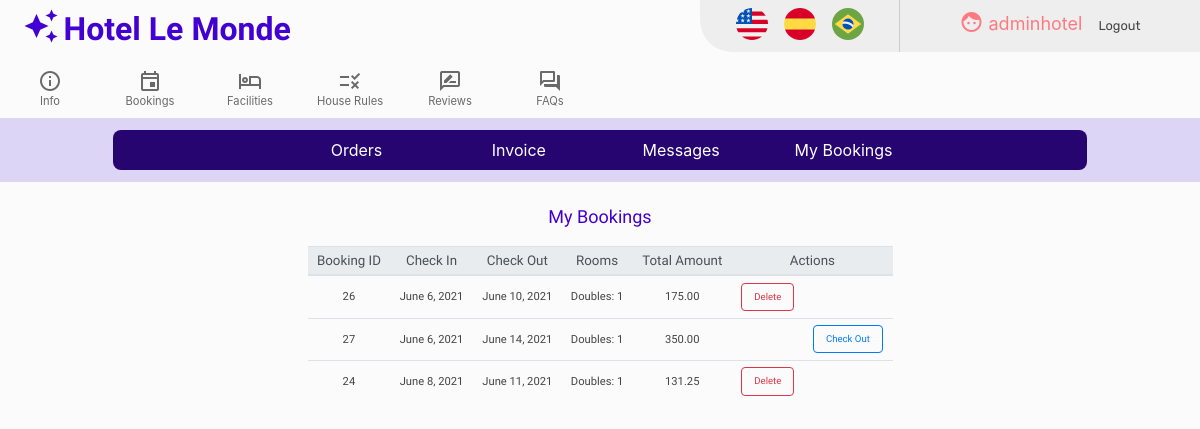
The app's page /mybookings (signed in), older data.
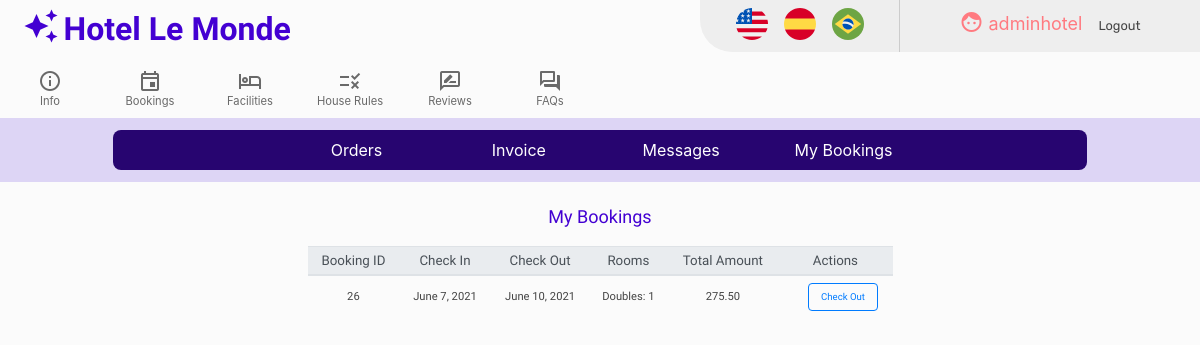
The same page, newer data.
### hotel/models.py (models this page shows, shortened)
class User(AbstractUser):
       def __str__(self):
        return f"{self.username}"

class Bookings(models.Model):
       user = models.ForeignKey(User, on_delete=models.CASCADE, blank=False)
       singles = models.IntegerField(validators=[MinValueValidator(0),
                                                 MaxValueValidator(8)],default=0)
       doubles = models.IntegerField(validators=[MinValueValidator(0),
                                                 MaxValueValidator(16)],default=0)
       triples = models.IntegerField(validators=[MinValueValidator(0),
                                                 MaxValueValidator(8)],default=0)
       quadruples = models.IntegerField(validators=[MinValueValidator(0),
                                                    MaxValueValidator(4)],default=0)
       checkin_date = models.DateField(blank=False, auto_now=False, auto_now_add=False)
       checkout_date = models.DateField(blank=False, auto_now=False, auto_now_add=False)
       checkout_code = models.CharField(max_length=6, blank=False)
       amount = models.DecimalField(blank=False, max_digits=8, decimal_places=2)
       checkin = models.BooleanField(default=False)

### hotel/views.py (the view, shortened to what this page needs)
# urls.py: path("mybookings", views.mybookings, name="mybookings"),
@login_required
@csrf_exempt
def mybookings(request):
    today = date.today()
    bookings = Bookings.objects.filter(user=request.user).order_by('checkin_date')
    is_guest = Guests.objects.filter(guest=request.user).exists()
    if request.method != "POST":
        post = False
        error = False
        return  render(request, "hotel/mybookings.html", { 'post': post,
                                                           'error': error,
                                                           'bookings': bookings,
                                                           'today': today,
                                                           'is_guest': is_guest })

### hotel/templates/hotel/mybookings.html (shortened to what this page needs)
{% extends "hotel/layout.html" %}
{% load i18n %}
{% load static %}
{% block body %}
<div class="row">
    <div class="col-lg-12 col-sm-12 booking-title">
    {% translate 'My Bookings' %}
    </div>
</div>
<div class="row">
   <div class="col-lg-3 col-sm-12">
   </div>
   <div class="col-lg-6 col-sm-12">
  {% if bookings %}
  <table class="table" id="mybookings-table">
    <thead class="thead-light">
      <tr>
        <th scope="col"> {% translate 'Booking ID' %} </th>
        <th scope="col"> {% translate 'Check In' %} </th>
        <th scope="col"> {% translate 'Check Out' %} </th>
        <th scope="col"> {% translate 'Rooms' %} </th>
        <th scope="col"> {% translate 'Total Amount' %} </th>
        <th scope="col" colspan="2"> {% translate 'Actions' %}</th>
      </tr>
    </thead>
    <tbody>
      {% for bk in bookings %}
      <tr id='tr-{{bk.id}}'>
         <td> {{ bk.id }} </td>
          <td id='datein-{{bk.id}}'> {{ bk.checkin_date }} </td>
          <td id='dateout-{{bk.id}}'> {{ bk.checkout_date }} </td>
          <td id='rooms-{{bk.id}}'>
            {% if bk.doubles > 0 %}
               Doubles: {{bk.doubles}}
            {% endif %}
          </td>
          <td id='amount-{{bk.id}}'> {{ bk.amount}} </td>
          {% if bk.checkin %}
          <td></td>
          <td> <button type="button" class="btn btn-outline-primary mybookings-btn btn-checkout" data-checkout_id='{{bk.id}}'> {% translate 'Check Out' %} </button> </td>
          {% else %}
          <td><button type="button" class="btn btn-outline-danger mybookings-btn btn-delete" data-delete_id='{{bk.id}}'> {% translate 'Delete' %}  </button></td>
            {% if bk.checkin_date == today %}
               {% if is_guest %}
               <td></td>
               {% else %}
               <td><button type="button" class="btn btn-outline-success mybookings-btn btn-checkin" data-checkin_id='{{bk.id}}'> {% translate 'Check In' %} </button></td>
               {% endif %}
            {% else %}
            <td></td>
            {% endif %}
          {% endif %}
      </tr>
      {% endfor %}
    </tbody>
  </table>
  {% else %}
  <div class="alert alert-warning border border-warning booking-info">
    <div class="material-icons booking-info-icon">error</div>
      <div> {% translate 'You don\'t have bookings.' %} </div>
  </div>
  {% endif %}
</div>
<div class="col-lg-3 col-sm-12">
</div>
</div>
{% endblock %}

### hotel/templates/hotel/layout.html (shortened to what this page needs)
{% load static %}
{% load i18n %}
<!DOCTYPE html lang="en">
<html>
    <head>
        <link rel="stylesheet" href="https://stackpath.bootstrapcdn.com/bootstrap/4.4.1/css/bootstrap.min.css">
        <link href="{% static 'hotel/styles.css' %}" rel="stylesheet">
    </head>
    <body>
        <div class="container-fluid" id="container-header-div">
            <div class="row cabecera">
                <div class="col-lg-4 col-sm-6">
                    <a href="{% url 'index' %}" ><i class="material-icons" id="logo">auto_awesome</i>
                    <text class="logo">Hotel Le Monde</text></a>
                </div>
                <div class="col-lg-3 col-sm-12" id="space-div">
                </div>
                <div  class="col-lg-2 col-sm-6" id="autogestion-bar-div">
                    <span class="autogestion-item">
                     <form action="{% url 'set_language' %}" method="post" class="language">{% csrf_token %}
                           <input type="image" name="submit" src="/static/images/usc.svg" />
                     </form>
                    </span>
                    <span class="autogestion-item">
                    <form action="{% url 'set_language' %}" method="post" class="language">{% csrf_token %}
                            <input type="image" name="submit" src="/static/images/esc.svg" />
                    </form>
                    </span>
                    <span class="autogestion-item">
                    <form action="{% url 'set_language' %}" method="post" class="language">{% csrf_token %}
                            <input type="image" name="submit" src="/static/images/brc.svg" />
                    </form>
                    </span>
                </div>
                <div  class="col-lg-3 col-sm-12" id="name-actions-div">
                {% if user.is_authenticated %}
                    <div id="user-authenticated">
                    <span class="autogestion-item">
                        <i class="material-icons icono"> face </i> {{ user.username }}
                    </span>
                    </div>
                {% endif %}
                {% if user.is_authenticated %}
                    <span class="autogestion-item">
                        <a href="{% url 'logout' %}">{% translate 'Logout' %}</a>
                    </span>
                {% endif %}
            </div>
        </div>
        <div class="row cabecera" id="header-info-row">
            <div class="col-lg-1 col-sm-3 header-info-col">
                <a href="{% url 'info' %}">
                <div class="header-info-links">
                <div class="material-icons-outlined header-info-icons">info</div>
                <div>{% translate 'Info' %}</div>
                </div>
                </a>
            </div>
            <div class="col-lg-1 col-sm-3 header-info-col">
                <a href="{% url 'bookings' %}">
                <div class="header-info-links">
                <div class="material-icons-outlined header-info-icons">event</div>
                <div>{% translate 'Bookings' %}</div>
                </div>
                </a>
            </div>
            <div class="col-lg-1 col-sm-3 header-info-col">
                <a href="{% url 'facilities' %}">
                <div class="header-info-links">
                <div class="material-icons-outlined header-info-icons">hotel</div>
                <div>{% translate 'Facilities' %}</div>
                </div>
                </a>
            </div>
            <div class="col-lg-1 col-sm-3 header-info-col">
                <a href="{% url 'houserules' %}">
                <div class="header-info-links">
                <div class="material-icons-outlined header-info-icons">rule</div>
                <div>{% translate 'House Rules' %}</div>
                </div>
                </a>
            </div>
            <div class="col-lg-1 col-sm-3 header-info-col">
                <a href="{% url 'reviews' %}">
                <div class="header-info-links">
                <div class="material-icons-outlined header-info-icons">rate_review</div>
                <div>{% translate 'Reviews' %}</div>
                </div>
                </a>
            </div>
            <div class="col-lg-1 col-sm-3 header-info-col">
                <a href="{% url 'faqs' %}">
                <div class="header-info-links">
                <div class="material-icons-outlined header-info-icons">question_answer</div>
                <div>{% translate 'FAQs' %}</div>
                </div>
                </a>
            </div>
        </div>
        <div class="row cabecera" id="header-option-row">
            <div class="col-lg-12 col-sm-12 header-options-col">
                {% if user.is_authenticated %}
                <div class="row">
                <div class="col-lg-2 sm-4 header-options-col-item" id="col-item-1"></div>
                <div class="col-lg-2 sm-4 header-options-col-item" id="col-item-2"><a href="{% url 'orders' %}" class="header-bookings-link">{% translate 'Orders' %}</a></div>
                <div class="col-lg-2 sm-4 header-options-col-item" id="col-item-3"><a href="{% url 'invoice' %}" class="header-bookings-link">{% translate 'Invoice' %}</a></div>
                <div class="col-lg-2 sm-4 header-options-col-item" id="col-item-4"><a href="{% url 'messages' %}" class="header-bookings-link">{% translate 'Messages' %}</a></div>
                <div class="col-lg-2 sm-4 header-options-col-item" id="col-item-5"><a href="{% url 'mybookings' %}" class="header-bookings-link">{% translate 'My Bookings' %}</a></div>
                <div class="col-lg-2 sm-4 header-options-col-item" id="col-item-6"></div>
                </div>
                {% endif %}
            </div>
        </div>
            {% block body %}
            {% endblock %}
        </div>
    </body>
</html>

### hotel/static/hotel/styles.css (style rules this page uses)
body { background-color: #FBFBFB !important; padding: 0; overflow-x: hidden; overflow-y: scroll; }
#container-header-div { padding: 0 }
.cabecera { justify-content:baseline; padding: 0 0 8px; margin: 0; align-items: stretch; }
#logo { cursor: pointer; color: #4300D2; font-size: 36px; vertical-align:text-bottom; padding: 8px 0 0 8px; }
.logo { font-family: 'Comfortaa', cursive; font-size: xx-large; font-weight: bold; cursor: pointer; color: #4300D2; }
.icono { vertical-align:text-bottom; }
#logo-div, #space-div, #name-actions-div { padding-top: 8px; }
@media only screen and (min-width: 768px) { #autogestion-bar-div { background-color: #EEE; border-bottom-left-radius: 32px; border-right: solid 1px #cccccc; padding-right: 8px; padding-left: 8px; display: inline-flex; justify-content: center; height: 52px; } }
#name-actions-div { background-color: #EEE; display: inline-flex; justify-content: center; height: 52px; }
.autogestion-item { padding: 8px 8px; }
.autogestion-item a { font-family: 'Rubik', sans-serif; font-size:0.8rem; color: #444; }
.autogestion-item input[type="image"] { padding-right: 16px; height: 32px; }
#user-authenticated { padding-top: 2px; font-size: large; color: #FF7A80; }
.language { height: 32px; width: 32px; display: block; cursor: pointer; }
#header-info-row { padding-top: 8px; }
.header-info-links { display:block; font-size: 0.7rem; text-align: center; color: dimgray; }
.header-info-icons { font-size: 24px; }
.header-options-col { background-color: #DDD5F5; padding: 12px 128px; }
.header-options-col-item { font-size: 16px; font-weight: normal; color: white; background-color: #270570; text-align: center; padding: 8px 0; cursor: pointer; }
a.header-bookings-link { color: white; }
@media only screen and (min-width: 768px) { #col-item-1 { border-top-left-radius: 8px; border-bottom-left-radius: 8px; } }
@media only screen and (min-width: 768px) { #col-item-6 { border-top-right-radius: 8px; border-bottom-right-radius: 8px; } }
.booking-title, .orders-title, .invoice-title, .messages-title, .reviews-title { font-family: 'Comfortaa', cursive; font-size: large; font-weight: normal; color: #4300D2; text-align: center; padding-top: 0.8rem; padding-bottom: 1rem; }
.mybookings-btn { font-size: 0.6rem; }
#mybookings-table { table-layout:auto; border-style: none; border-collapse: collapse; width: 100%; }
#mybookings-table thead th { font-family: 'Comfortaa', cursive; font-size: smaller; font-weight: normal; padding: 0.4rem; text-align: center; }
#mybookings-table tbody td { font-family: 'Comfortaa', cursive; font-size: 0.7rem; font-weight: normal; padding: 0.4rem; text-align: center; color: #444; vertical-align: middle; }

Row changes from the older to the newer data that the page shows:
removed Bookings: id "27", checkin_date "June 6, 2021", checkout_date "June 14, 2021", doubles "1", amount "350.00"
removed Bookings: id "24", checkin_date "June 8, 2021", checkout_date "June 11, 2021", doubles "1", amount "131.25"
changed Bookings id 26: checkin_date "June 6, 2021" → "June 7, 2021"; amount "175.00" → "275.50"; checkin False → True (drawn); translate "Delete" → "Check Out"
